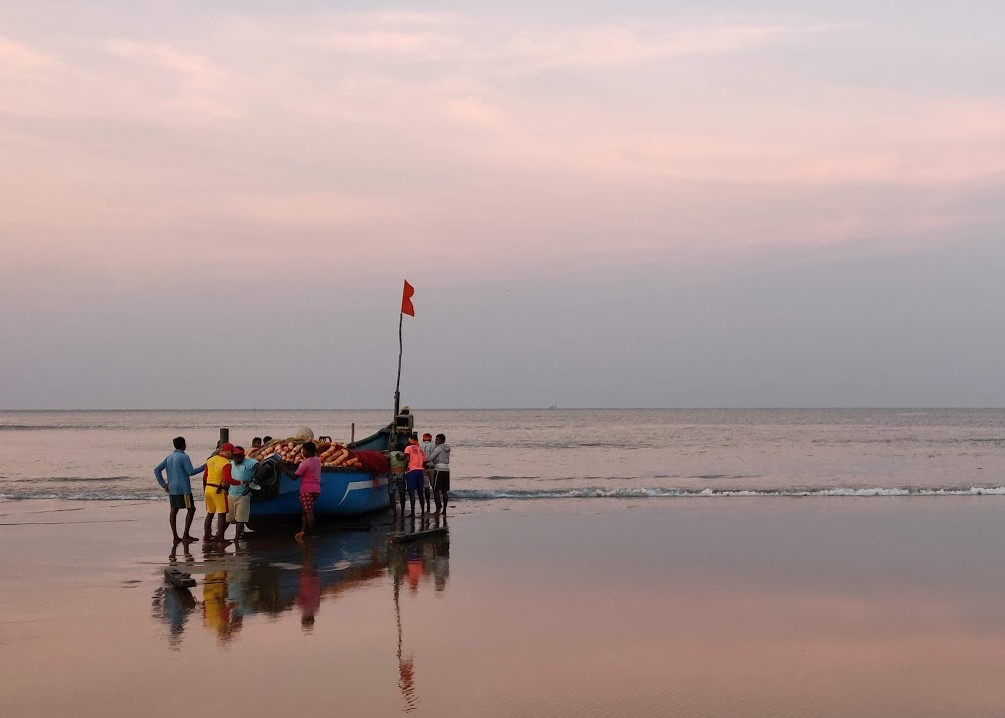
#> input picture Seam Carving/FishingBoat.jpg, 1005 x 718 px
$ python SeamCarving.py   (older library calls are emulated)
#> lines starting #> are read from the running program, lines starting #| are printed output that depends on the picture
#> further down, boat_raw is the input picture: shape (718, 1005, 3); mean B, G, R 152.9, 155.5, 175.1
import cv2
import numpy as np

def compute_energy(img):
	gray=cv2.cvtColor(img,cv2.COLOR_BGR2GRAY)
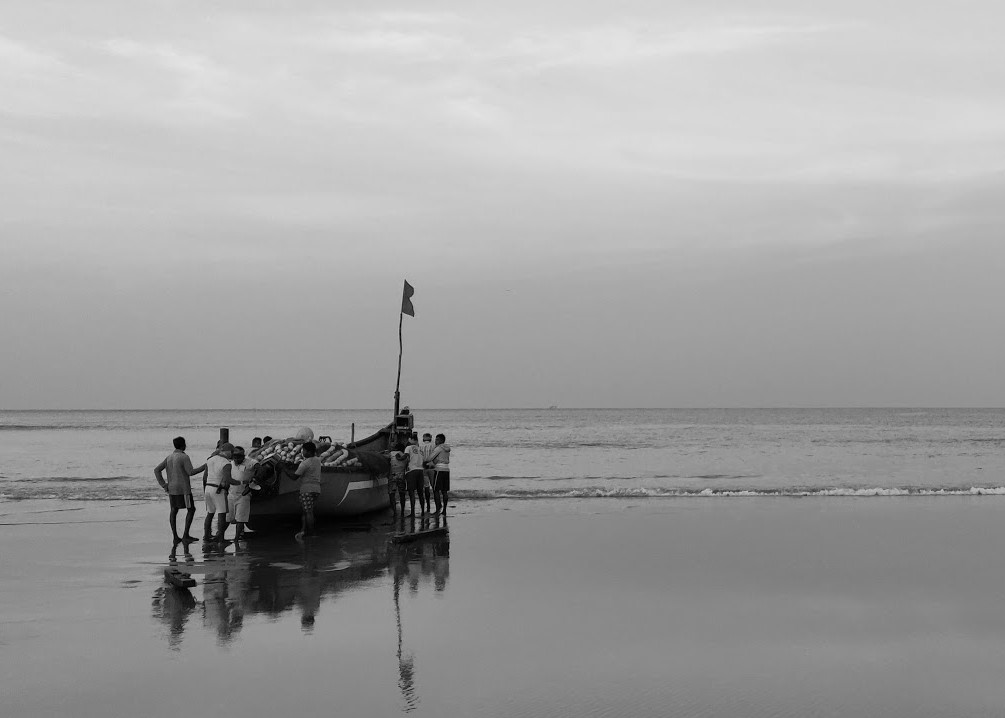
#> gray: shape (718, 1005); min 0, max 230, mean 161.1

	sobel_x=cv2.Sobel(gray,cv2.CV_64F,1,0,ksize=3)
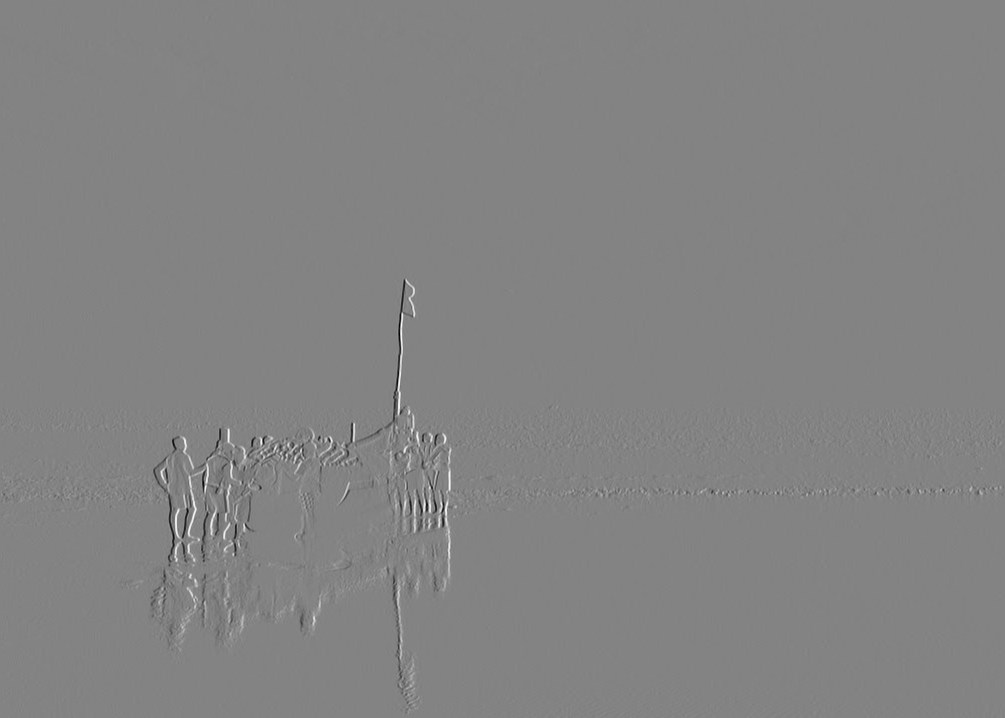
#> sobel_x: shape (718, 1005) float64; min -683, max 643, mean 0; drawn with min black and max white

	sobel_y=cv2.Sobel(gray,cv2.CV_64F,0,1,ksize=3)

	abs_sobel_x = cv2.convertScaleAbs(sobel_x)
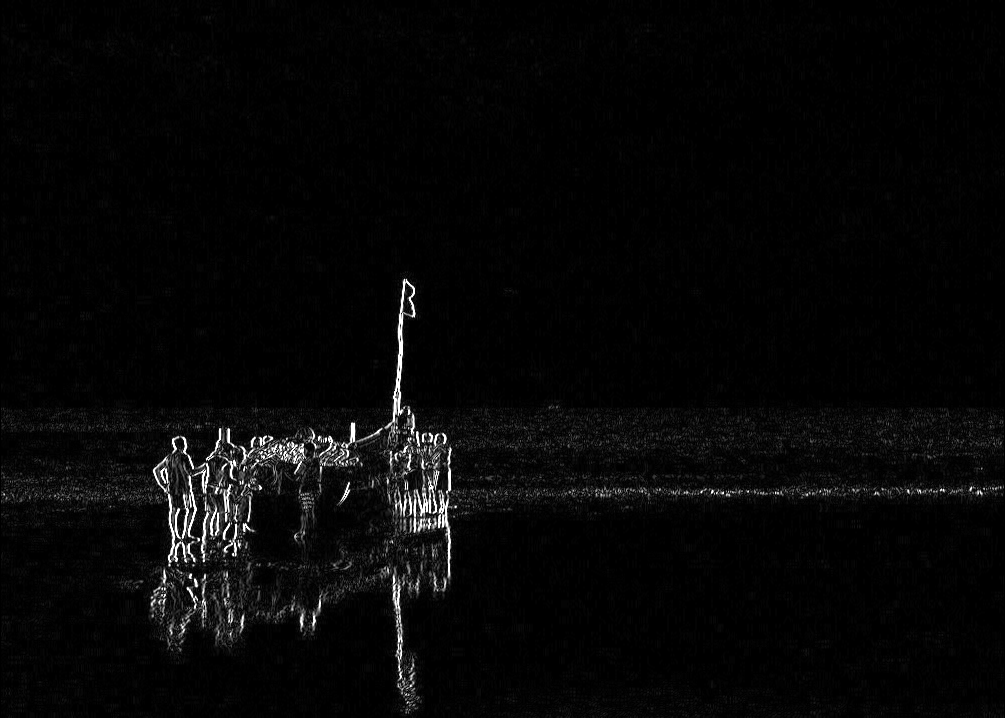
#> abs_sobel_x: shape (718, 1005); min 0, max 255, mean 6.7
	abs_sobel_y = cv2.convertScaleAbs(sobel_y)
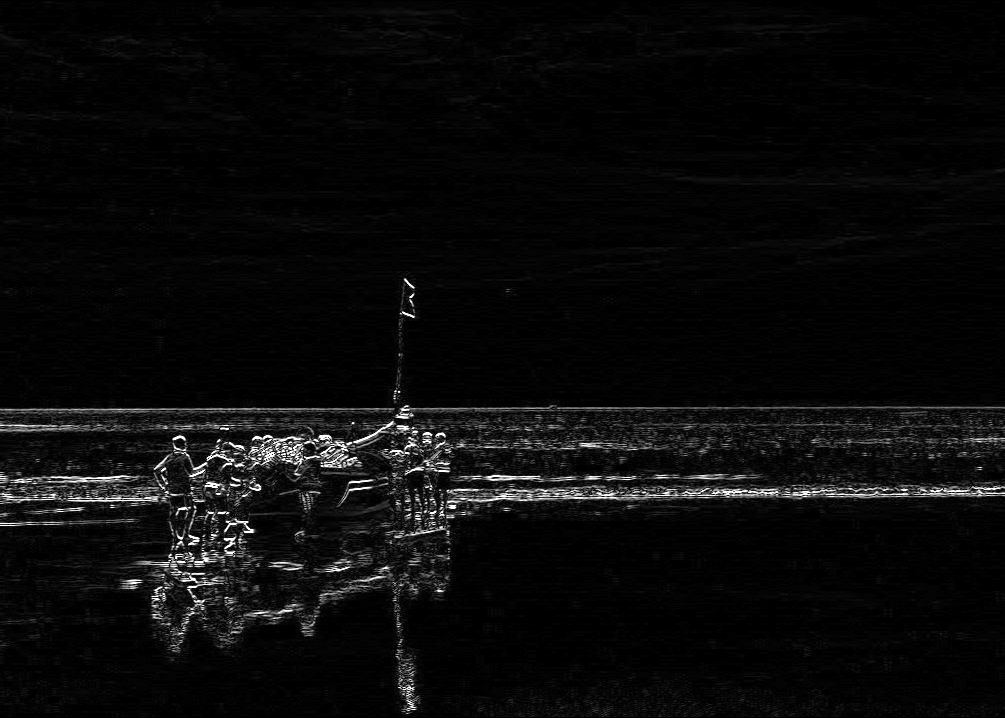
#> abs_sobel_y: shape (718, 1005); min 0, max 255, mean 10.4

	energy=cv2.addWeighted(abs_sobel_x,0.5,abs_sobel_y,0.5,0)
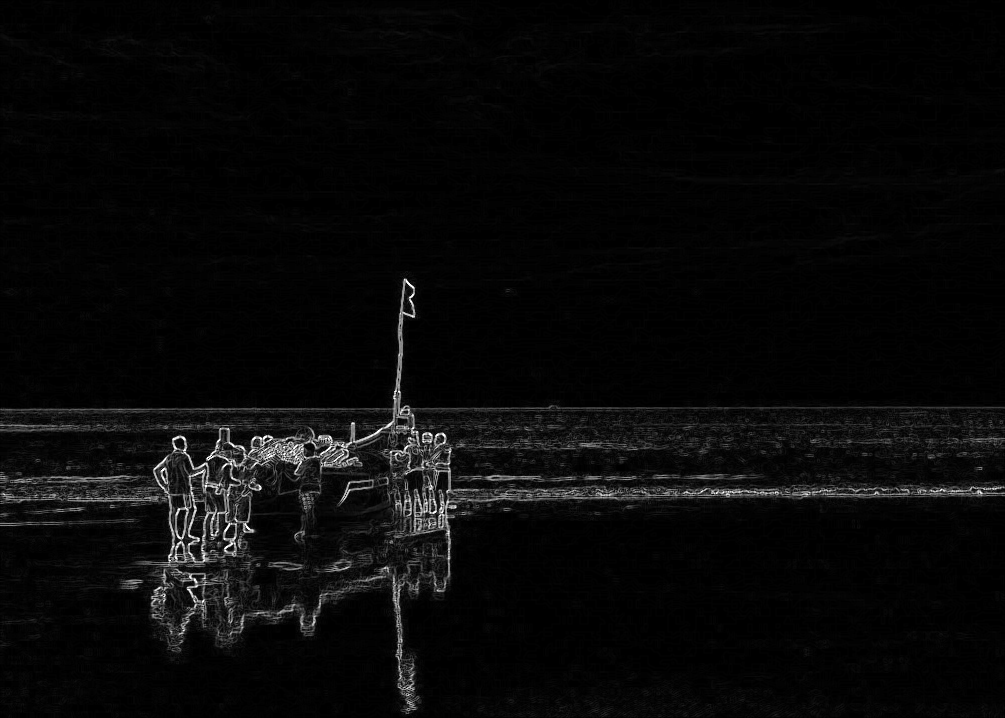
#> energy: shape (718, 1005); min 0, max 255, mean 8.5

	return energy

def find_vertical_seam(img,energy):

	rows, cols = img.shape[:2]

	#Empty seam vector along vertical direction
	seam = np.zeros(img.shape[0])

	dist_to = np.zeros(img.shape[:2])+float('inf')
	dist_to[0,:] = np.zeros(img.shape[1])
	edge_to = np.zeros(img.shape[:2])

	#Compute paths of lowest energy

	for row in range(rows-1):
		for col in range(cols):
			if col !=0 and dist_to[row+1,col-1] > dist_to[row, col]+energy[row+1,col-1]:
				dist_to[row+1,col-1] = dist_to[row, col]+energy[row+1,col-1]
				edge_to[row+1,col-1]=1

			if dist_to[row+1,col] >dist_to[row,col]+energy[row+1,col]:
				dist_to[row+1,col] = dist_to[row,col] +energy[row+1,col]
				edge_to[row+1,col]=0

			if col != cols-1 and dist_to[row+1,col+1]>dist_to[row,col]+energy[row+1, col+1]:

				dist_to[row+1, col+1] = dist_to[row,col]+energy[row+1,col+1]
				edge_to[row+1,col+1] = -1

	#Retrace the path
	seam[row-1] = np.argmin(dist_to[row-1,:])
	for i in (x for x in reversed(range(rows)) if x>0):
		seam[i-1] = seam[i] + edge_to[i,int(seam[i])]

	return seam


def find_horizontal_seam(img,energy):

	rows, cols = img.shape[:2]

	#Empty seam vector along horizontal direction
	seam = np.zeros(img.shape[1])

	dist_to = np.zeros(img.shape[:2])+float('inf')
	dist_to[:,0] = np.zeros(img.shape[0])
	edge_to = np.zeros(img.shape[:2])


	#Compute paths of lowest energy

	for col in range(cols-1):
		for row in range(rows):
			if row !=0 and dist_to[row-1,col+1] > dist_to[row, col]+energy[row-1,col+1]:
				dist_to[row-1,col+1] = dist_to[row, col]+energy[row-1,col+1]
				edge_to[row-1,col+1]=1

			if dist_to[row,col+1] >dist_to[row,col]+energy[row,col+1]:
				dist_to[row,col+1] = dist_to[row,col+1] +energy[row,col+1]
				edge_to[row,col+1]=0

			if row != rows-1 and dist_to[row+1,col+1]>dist_to[row,col]+energy[row+1, col+1]:

				dist_to[row+1, col+1] = dist_to[row,col]+energy[row+1,col+1]
				edge_to[row+1,col+1] = -1

	#Retrace the path
	seam[col-1] = np.argmin(dist_to[:,col-1])
	for i in (y for y in reversed(range(cols)) if y>0):
		seam[i-1] = seam[i] + edge_to[int(seam[i]),i]

	return seam

def overlay_vertical_seam(img, seam):

	img_seam_overlay = np.copy(img)

	x_coords,y_coords = np.transpose([(i,int(j)) for i,j in enumerate(seam)])

	img_seam_overlay[x_coords,y_coords] = (0,255,0)

	return img_seam_overlay

def overlay_horizontal_seam(img, seam):

	img_seam_overlay = np.copy(img)

	y_coords,x_coords = np.transpose([(int(j),int(i)) for j,i in enumerate(seam)])

	img_seam_overlay[x_coords,y_coords] = (255,0,0)

	return img_seam_overlay

def remove_vertical_seam(img, seam):
	rows, cols =img.shape[:2]

	for row in range(rows):
		for col in range(int(seam[row]),cols-1):
			img[row,col] = img[row,col+1]

	img = img[:,0:cols-1]
	return img

def remove_horizontal_seam(img, seam):
	rows, cols =img.shape[:2]

	for col in range(cols):
		for row in range(int(seam[col]),row-1):
			img[row,col] = img[row+1,col]

	img = img[0:row-1,:]
	return img


if __name__ =='__main__':

	boat_raw=cv2.imread('FishingBoat.jpg')

	num_seams_vertical = 1
	num_seams_horizontal = 1

	boat = np.copy(boat_raw)
	boat_overlay = np.copy(boat_raw)

	energy=compute_energy(boat)

	for i in range(num_seams_vertical):
		vertical_seam = find_vertical_seam(boat,energy)
		boat_overlay = overlay_vertical_seam(boat_overlay,vertical_seam)

	for i in range(num_seams_horizontal):
		horizontal_seam = find_horizontal_seam(boat,energy)

		boat_overlay = overlay_horizontal_seam(boat_overlay,horizontal_seam)

	cv2.imshow('Raw',boat_raw)
	cv2.imshow('Seams',boat_overlay)

	cv2.waitKey()

#> (the run stopped early here; a loop or call above may not have finished)

$ run again, with Seam Carving/Overlay_30_h__v.jpg copied over Seam Carving/FishingBoat.jpg
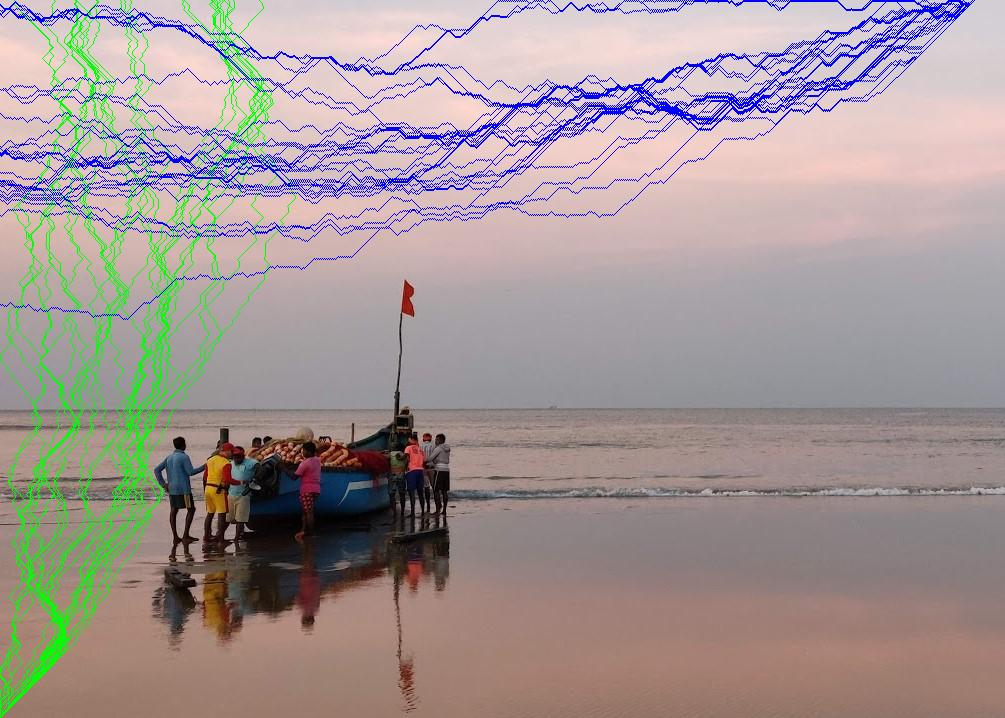
#> input picture Seam Carving/Overlay_30_h__v.jpg, 1005 x 718 px
#> boat_raw is the input picture: shape (718, 1005, 3); mean B, G, R 150.2, 151.1, 163.5
#> in compute_energy, `sobel_y=cv2.Sobel(gray,cv2.CV_64F,0,1,ksize=3)`:
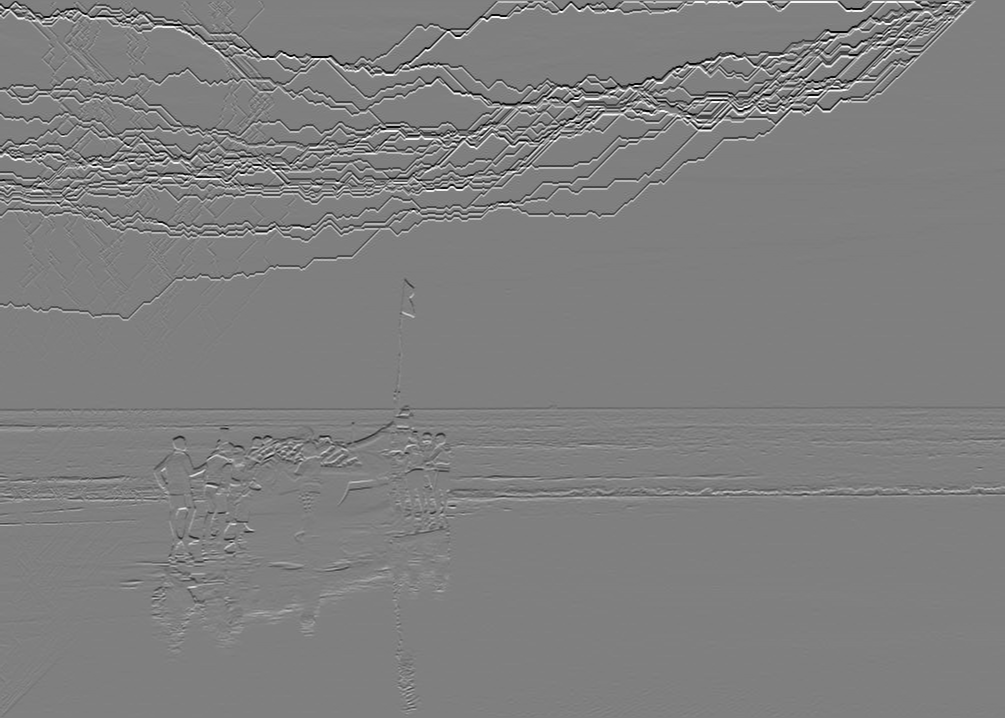
#> sobel_y: shape (718, 1005) float64; min -797, max 793, mean -0.4; drawn with min black and max white
#> in compute_energy, `energy=cv2.addWeighted(abs_sobel_x,0.5,abs_sobel_y,0.5,0)`:
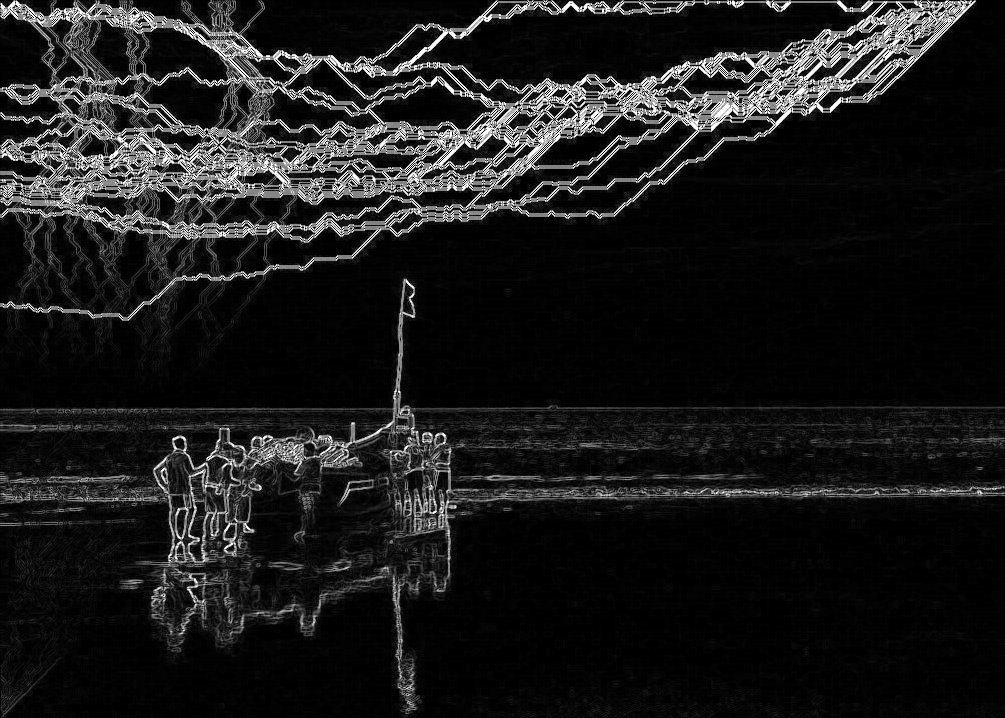
#> energy: shape (718, 1005); min 0, max 255, mean 26.9
